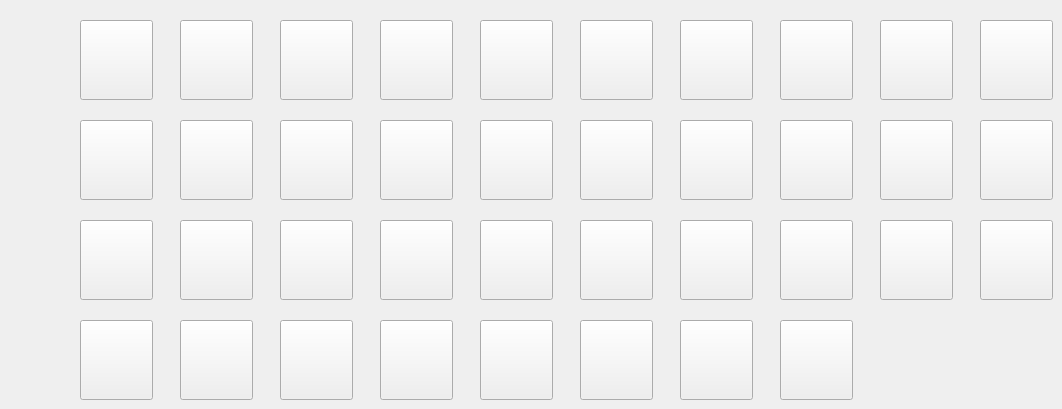
      <widget class="QWidget" name="tab_5">
       <property name="autoFillBackground">
        <bool>true</bool>
       </property>
       <attribute name="title">
        <string>Caster</string>
       </attribute>
       <widget class="QPushButton" name="servant_cal_037">
        <property name="geometry">
         <rect>
          <x>80</x>
          <y>20</y>
          <width>73</width>
          <height>80</height>
         </rect>
        </property>
        <property name="text">
         <string notr="true"/>
        </property>
        <property name="icon">
         <iconset resource="resource.qrc">
          <normaloff>:/resource/head/037.jpg</normaloff>:/resource/head/037.jpg</iconset>
        </property>
        <property name="iconSize">
         <size>
          <width>80</width>
          <height>80</height>
         </size>
        </property>
        <property name="autoRepeat">
         <bool>false</bool>
        </property>
       </widget>
       <widget class="QPushButton" name="servant_cal_127">
        <property name="geometry">
         <rect>
          <x>480</x>
          <y>20</y>
          <width>73</width>
          <height>80</height>
         </rect>
        </property>
        <property name="text">
         <string notr="true"/>
        </property>
        <property name="icon">
         <iconset resource="resource.qrc">
          <normaloff>:/resource/head/127.jpg</normaloff>:/resource/head/127.jpg</iconset>
        </property>
        <property name="iconSize">
         <size>
          <width>80</width>
          <height>80</height>
         </size>
        </property>
        <property name="autoRepeat">
         <bool>false</bool>
        </property>
       </widget>
       <widget class="QPushButton" name="servant_cal_201">
        <property name="geometry">
         <rect>
          <x>80</x>
          <y>120</y>
          <width>73</width>
          <height>80</height>
         </rect>
        </property>
        <property name="text">
         <string notr="true"/>
        </property>
        <property name="icon">
         <iconset resource="resource.qrc">
          <normaloff>:/resource/head/201.jpg</normaloff>:/resource/head/201.jpg</iconset>
        </property>
        <property name="iconSize">
         <size>
          <width>80</width>
          <height>80</height>
         </size>
        </property>
        <property name="autoRepeat">
         <bool>false</bool>
        </property>
       </widget>
       <widget class="QPushButton" name="servant_cal_169">
        <property name="geometry">
         <rect>
          <x>880</x>
          <y>20</y>
          <width>73</width>
          <height>80</height>
         </rect>
        </property>
        <property name="text">
         <string notr="true"/>
        </property>
        <property name="icon">
         <iconset resource="resource.qrc">
          <normaloff>:/resource/head/169.jpg</normaloff>:/resource/head/169.jpg</iconset>
        </property>
        <property name="iconSize">
         <size>
          <width>80</width>
          <height>80</height>
         </size>
        </property>
        <property name="autoRepeat">
         <bool>false</bool>
        </property>
       </widget>
       <widget class="QPushButton" name="servant_cal_130">
        <property name="geometry">
         <rect>
          <x>80</x>
          <y>220</y>
          <width>73</width>
          <height>80</height>
         </rect>
        </property>
        <property name="text">
         <string notr="true"/>
        </property>
        <property name="icon">
         <iconset resource="resource.qrc">
          <normaloff>:/resource/head/130.jpg</normaloff>:/resource/head/130.jpg</iconset>
        </property>
        <property name="iconSize">
         <size>
          <width>80</width>
          <height>80</height>
         </size>
        </property>
        <property name="autoRepeat">
         <bool>false</bool>
        </property>
       </widget>
       <widget class="QPushButton" name="servant_cal_237">
        <property name="geometry">
         <rect>
          <x>280</x>
          <y>120</y>
          <width>73</width>
          <height>80</height>
         </rect>
        </property>
        <property name="text">
         <string notr="true"/>
        </property>
        <property name="icon">
         <iconset resource="resource.qrc">
          <normaloff>:/resource/head/237.jpg</normaloff>:/resource/head/237.jpg</iconset>
        </property>
        <property name="iconSize">
         <size>
          <width>80</width>
          <height>80</height>
         </size>
        </property>
        <property name="autoRepeat">
         <bool>false</bool>
        </property>
       </widget>
       <widget class="QPushButton" name="servant_cal_152">
        <property name="geometry">
         <rect>
          <x>780</x>
          <y>20</y>
          <width>73</width>
          <height>80</height>
         </rect>
        </property>
        <property name="text">
         <string notr="true"/>
        </property>
        <property name="icon">
         <iconset resource="resource.qrc">
          <normaloff>:/resource/head/152.jpg</normaloff>:/resource/head/152.jpg</iconset>
        </property>
        <property name="iconSize">
         <size>
          <width>80</width>
          <height>80</height>
         </size>
        </property>
        <property name="autoRepeat">
         <bool>false</bool>
        </property>
       </widget>
       <widget class="QPushButton" name="servant_cal_061">
        <property name="geometry">
         <rect>
          <x>380</x>
          <y>120</y>
          <width>73</width>
          <height>80</height>
         </rect>
        </property>
        <property name="text">
         <string notr="true"/>
        </property>
        <property name="icon">
         <iconset resource="resource.qrc">
          <normaloff>:/resource/head/061.jpg</normaloff>:/resource/head/061.jpg</iconset>
        </property>
        <property name="iconSize">
         <size>
          <width>80</width>
          <height>80</height>
         </size>
        </property>
        <property name="autoRepeat">
         <bool>false</bool>
        </property>
       </widget>
       <widget class="QPushButton" name="servant_cal_100">
        <property name="geometry">
         <rect>
          <x>680</x>
          <y>120</y>
          <width>73</width>
          <height>80</height>
         </rect>
        </property>
        <property name="text">
         <string notr="true"/>
        </property>
        <property name="icon">
         <iconset resource="resource.qrc">
          <normaloff>:/resource/head/100.jpg</normaloff>:/resource/head/100.jpg</iconset>
        </property>
        <property name="iconSize">
         <size>
          <width>80</width>
          <height>80</height>
         </size>
        </property>
        <property name="autoRepeat">
         <bool>false</bool>
        </property>
       </widget>
       <widget class="QPushButton" name="servant_cal_083">
        <property name="geometry">
         <rect>
          <x>280</x>
          <y>20</y>
          <width>73</width>
          <height>80</height>
         </rect>
        </property>
        <property name="text">
         <string notr="true"/>
        </property>
        <property name="icon">
         <iconset resource="resource.qrc">
          <normaloff>:/resource/head/083.jpg</normaloff>:/resource/head/083.jpg</iconset>
        </property>
        <property name="iconSize">
         <size>
          <width>80</width>
          <height>80</height>
         </size>
        </property>
        <property name="autoRepeat">
         <bool>false</bool>
        </property>
       </widget>
       <widget class="QPushButton" name="servant_cal_120">
        <property name="geometry">
         <rect>
          <x>980</x>
          <y>120</y>
          <width>73</width>
          <height>80</height>
         </rect>
        </property>
        <property name="text">
         <string notr="true"/>
        </property>
        <property name="icon">
         <iconset resource="resource.qrc">
          <normaloff>:/resource/head/120.jpg</normaloff>:/resource/head/120.jpg</iconset>
        </property>
        <property name="iconSize">
         <size>
          <width>80</width>
          <height>80</height>
         </size>
        </property>
        <property name="autoRepeat">
         <bool>false</bool>
        </property>
       </widget>
       <widget class="QPushButton" name="servant_cal_215">
        <property name="geometry">
         <rect>
          <x>180</x>
          <y>120</y>
          <width>73</width>
          <height>80</height>
         </rect>
        </property>
        <property name="text">
         <string notr="true"/>
        </property>
        <property name="icon">
         <iconset resource="resource.qrc">
          <normaloff>:/resource/head/215.jpg</normaloff>:/resource/head/215.jpg</iconset>
        </property>
        <property name="iconSize">
         <size>
          <width>80</width>
          <height>80</height>
         </size>
        </property>
        <property name="autoRepeat">
         <bool>false</bool>
        </property>
       </widget>
       <widget class="QPushButton" name="servant_cal_194">
        <property name="geometry">
         <rect>
          <x>380</x>
          <y>220</y>
          <width>73</width>
          <height>80</height>
         </rect>
        </property>
        <property name="text">
         <string notr="true"/>
        </property>
        <property name="icon">
         <iconset resource="resource.qrc">
          <normaloff>:/resource/head/194.jpg</normaloff>:/resource/head/194.jpg</iconset>
        </property>
        <property name="iconSize">
         <size>
          <width>80</width>
          <height>80</height>
         </size>
        </property>
        <property name="autoRepeat">
         <bool>false</bool>
        </property>
       </widget>
       <widget class="QPushButton" name="servant_cal_067">
        <property name="geometry">
         <rect>
          <x>480</x>
          <y>120</y>
          <width>73</width>
          <height>80</height>
         </rect>
        </property>
        <property name="text">
         <string notr="true"/>
        </property>
        <property name="icon">
         <iconset resource="resource.qrc">
          <normaloff>:/resource/head/067.jpg</normaloff>:/resource/head/067.jpg</iconset>
        </property>
        <property name="iconSize">
         <size>
          <width>80</width>
          <height>80</height>
         </size>
        </property>
        <property name="autoRepeat">
         <bool>false</bool>
        </property>
       </widget>
       <widget class="QPushButton" name="servant_cal_103">
        <property name="geometry">
         <rect>
          <x>780</x>
          <y>120</y>
          <width>73</width>
          <height>80</height>
         </rect>
        </property>
        <property name="text">
         <string notr="true"/>
        </property>
        <property name="icon">
         <iconset resource="resource.qrc">
          <normaloff>:/resource/head/103.jpg</normaloff>:/resource/head/103.jpg</iconset>
        </property>
        <property name="iconSize">
         <size>
          <width>80</width>
          <height>80</height>
         </size>
        </property>
        <property name="autoRepeat">
         <bool>false</bool>
        </property>
       </widget>
       <widget class="QPushButton" name="servant_cal_175">
        <property name="geometry">
         <rect>
          <x>980</x>
          <y>20</y>
          <width>73</width>
          <height>80</height>
         </rect>
        </property>
        <property name="text">
         <string notr="true"/>
        </property>
        <property name="icon">
         <iconset resource="resource.qrc">
          <normaloff>:/resource/head/175.jpg</normaloff>:/resource/head/175.jpg</iconset>
        </property>
        <property name="iconSize">
         <size>
          <width>80</width>
          <height>80</height>
         </size>
        </property>
        <property name="autoRepeat">
         <bool>false</bool>
        </property>
       </widget>
       <widget class="QPushButton" name="servant_cal_113">
        <property name="geometry">
         <rect>
          <x>380</x>
          <y>20</y>
          <width>73</width>
          <height>80</height>
         </rect>
        </property>
        <property name="text">
         <string notr="true"/>
        </property>
        <property name="icon">
         <iconset resource="resource.qrc">
          <normaloff>:/resource/head/113.jpg</normaloff>:/resource/head/113.jpg</iconset>
        </property>
        <property name="iconSize">
         <size>
          <width>80</width>
          <height>80</height>
         </size>
        </property>
        <property name="autoRepeat">
         <bool>false</bool>
        </property>
       </widget>
       <widget class="QPushButton" name="servant_cal_136">
        <property name="geometry">
         <rect>
          <x>580</x>
          <y>20</y>
          <width>73</width>
          <height>80</height>
         </rect>
        </property>
        <property name="text">
         <string notr="true"/>
        </property>
        <property name="icon">
         <iconset resource="resource.qrc">
          <normaloff>:/resource/head/136.jpg</normaloff>:/resource/head/136.jpg</iconset>
        </property>
        <property name="iconSize">
         <size>
          <width>80</width>
          <height>80</height>
         </size>
        </property>
        <property name="autoRepeat">
         <bool>false</bool>
        </property>
       </widget>
       <widget class="QPushButton" name="servant_cal_225">
        <property name="geometry">
         <rect>
          <x>580</x>
          <y>220</y>
          <width>73</width>
          <height>80</height>
         </rect>
        </property>
        <property name="text">
         <string notr="true"/>
        </property>
        <property name="icon">
         <iconset resource="resource.qrc">
          <normaloff>:/resource/head/225.jpg</normaloff>:/resource/head/225.jpg</iconset>
        </property>
        <property name="iconSize">
         <size>
          <width>80</width>
          <height>80</height>
         </size>
        </property>
        <property name="autoRepeat">
         <bool>false</bool>
        </property>
       </widget>
       <widget class="QPushButton" name="servant_cal_145">
        <property name="geometry">
         <rect>
          <x>180</x>
          <y>220</y>
          <width>73</width>
          <height>80</height>
         </rect>
        </property>
        <property name="text">
         <string notr="true"/>
        </property>
        <property name="icon">
         <iconset resource="resource.qrc">
          <normaloff>:/resource/head/145.jpg</normaloff>:/resource/head/145.jpg</iconset>
        </property>
        <property name="iconSize">
         <size>
          <width>80</width>
          <height>80</height>
         </size>
        </property>
        <property name="autoRepeat">
         <bool>false</bool>
        </property>
       </widget>
       <widget class="QPushButton" name="servant_cal_062">
        <property name="geometry">
         <rect>
          <x>180</x>
          <y>20</y>
          <width>73</width>
          <height>80</height>
         </rect>
        </property>
        <property name="text">
         <string notr="true"/>
        </property>
        <property name="icon">
         <iconset resource="resource.qrc">
          <normaloff>:/resource/head/062.jpg</normaloff>:/resource/head/062.jpg</iconset>
        </property>
        <property name="iconSize">
         <size>
          <width>80</width>
          <height>80</height>
         </size>
        </property>
        <property name="autoRepeat">
         <bool>false</bool>
        </property>
       </widget>
       <widget class="QPushButton" name="servant_cal_208">
        <property name="geometry">
         <rect>
          <x>480</x>
          <y>220</y>
          <width>73</width>
          <height>80</height>
         </rect>
        </property>
        <property name="text">
         <string notr="true"/>
        </property>
        <property name="icon">
         <iconset resource="resource.qrc">
          <normaloff>:/resource/head/208.jpg</normaloff>:/resource/head/208.jpg</iconset>
        </property>
        <property name="iconSize">
         <size>
          <width>80</width>
          <height>80</height>
         </size>
        </property>
        <property name="autoRepeat">
         <bool>false</bool>
        </property>
       </widget>
       <widget class="QPushButton" name="servant_cal_236">
        <property name="geometry">
         <rect>
          <x>680</x>
          <y>220</y>
          <width>73</width>
          <height>80</height>
         </rect>
        </property>
        <property name="text">
         <string notr="true"/>
        </property>
        <property name="icon">
         <iconset resource="resource.qrc">
          <normaloff>:/resource/head/236.jpg</normaloff>:/resource/head/236.jpg</iconset>
        </property>
        <property name="iconSize">
         <size>
          <width>80</width>
          <height>80</height>
         </size>
        </property>
        <property name="autoRepeat">
         <bool>false</bool>
        </property>
       </widget>
       <widget class="QPushButton" name="servant_cal_074">
        <property name="geometry">
         <rect>
          <x>580</x>
          <y>120</y>
          <width>73</width>
          <height>80</height>
         </rect>
        </property>
        <property name="text">
         <string notr="true"/>
        </property>
        <property name="icon">
         <iconset resource="resource.qrc">
          <normaloff>:/resource/head/074.jpg</normaloff>:/resource/head/074.jpg</iconset>
        </property>
        <property name="iconSize">
         <size>
          <width>80</width>
          <height>80</height>
         </size>
        </property>
        <property name="autoRepeat">
         <bool>false</bool>
        </property>
       </widget>
       <widget class="QPushButton" name="servant_cal_111">
        <property name="geometry">
         <rect>
          <x>880</x>
          <y>120</y>
          <width>73</width>
          <height>80</height>
         </rect>
        </property>
        <property name="text">
         <string notr="true"/>
        </property>
        <property name="icon">
         <iconset resource="resource.qrc">
          <normaloff>:/resource/head/111.jpg</normaloff>:/resource/head/111.jpg</iconset>
        </property>
        <property name="iconSize">
         <size>
          <width>80</width>
          <height>80</height>
         </size>
        </property>
        <property name="autoRepeat">
         <bool>false</bool>
        </property>
       </widget>
       <widget class="QPushButton" name="servant_cal_192">
        <property name="geometry">
         <rect>
          <x>280</x>
          <y>220</y>
          <width>73</width>
          <height>80</height>
         </rect>
        </property>
        <property name="text">
         <string notr="true"/>
        </property>
        <property name="icon">
         <iconset resource="resource.qrc">
          <normaloff>:/resource/head/192.jpg</normaloff>:/resource/head/192.jpg</iconset>
        </property>
        <property name="iconSize">
         <size>
          <width>80</width>
          <height>80</height>
         </size>
        </property>
        <property name="autoRepeat">
         <bool>false</bool>
        </property>
       </widget>
       <widget class="QPushButton" name="servant_cal_150">
        <property name="geometry">
         <rect>
          <x>680</x>
          <y>20</y>
          <width>73</width>
          <height>80</height>
         </rect>
        </property>
        <property name="text">
         <string notr="true"/>
        </property>
        <property name="icon">
         <iconset resource="resource.qrc">
          <normaloff>:/resource/head/150.jpg</normaloff>:/resource/head/150.jpg</iconset>
        </property>
        <property name="iconSize">
         <size>
          <width>80</width>
          <height>80</height>
         </size>
        </property>
        <property name="autoRepeat">
         <bool>false</bool>
        </property>
       </widget>
       <widget class="QPushButton" name="servant_cal_031">
        <property name="geometry">
         <rect>
          <x>780</x>
          <y>220</y>
          <width>73</width>
          <height>80</height>
         </rect>
        </property>
        <property name="text">
         <string notr="true"/>
        </property>
        <property name="icon">
         <iconset resource="resource.qrc">
          <normaloff>:/resource/head/031.jpg</normaloff>:/resource/head/031.jpg</iconset>
        </property>
        <property name="iconSize">
         <size>
          <width>80</width>
          <height>80</height>
         </size>
        </property>
        <property name="autoRepeat">
         <bool>false</bool>
        </property>
       </widget>
       <widget class="QPushButton" name="servant_cal_104">
        <property name="geometry">
         <rect>
          <x>380</x>
          <y>320</y>
          <width>73</width>
          <height>80</height>
         </rect>
        </property>
        <property name="text">
         <string notr="true"/>
        </property>
        <property name="icon">
         <iconset resource="resource.qrc">
          <normaloff>:/resource/head/104.jpg</normaloff>:/resource/head/104.jpg</iconset>
        </property>
        <property name="iconSize">
         <size>
          <width>80</width>
          <height>80</height>
         </size>
        </property>
        <property name="autoRepeat">
         <bool>false</bool>
        </property>
       </widget>
       <widget class="QPushButton" name="servant_cal_203">
        <property name="geometry">
         <rect>
          <x>480</x>
          <y>320</y>
          <width>73</width>
          <height>80</height>
         </rect>
        </property>
        <property name="text">
         <string notr="true"/>
        </property>
        <property name="icon">
         <iconset resource="resource.qrc">
          <normaloff>:/resource/head/203.jpg</normaloff>:/resource/head/203.jpg</iconset>
        </property>
        <property name="iconSize">
         <size>
          <width>80</width>
          <height>80</height>
         </size>
        </property>
        <property name="autoRepeat">
         <bool>false</bool>
        </property>
       </widget>
       <widget class="QPushButton" name="servant_cal_038">
        <property name="geometry">
         <rect>
          <x>80</x>
          <y>320</y>
          <width>73</width>
          <height>80</height>
         </rect>
        </property>
        <property name="text">
         <string notr="true"/>
        </property>
        <property name="icon">
         <iconset resource="resource.qrc">
          <normaloff>:/resource/head/038.jpg</normaloff>:/resource/head/038.jpg</iconset>
        </property>
        <property name="iconSize">
         <size>
          <width>80</width>
          <height>80</height>
         </size>
        </property>
        <property name="autoRepeat">
         <bool>false</bool>
        </property>
       </widget>
       <widget class="QPushButton" name="servant_cal_033">
        <property name="geometry">
         <rect>
          <x>580</x>
          <y>320</y>
          <width>73</width>
          <height>80</height>
         </rect>
        </property>
        <property name="text">
         <string notr="true"/>
        </property>
        <property name="icon">
         <iconset resource="resource.qrc">
          <normaloff>:/resource/head/033.jpg</normaloff>:/resource/head/033.jpg</iconset>
        </property>
        <property name="iconSize">
         <size>
          <width>80</width>
          <height>80</height>
         </size>
        </property>
        <property name="autoRepeat">
         <bool>false</bool>
        </property>
       </widget>
       <widget class="QPushButton" name="servant_cal_034">
        <property name="geometry">
         <rect>
          <x>680</x>
          <y>320</y>
          <width>73</width>
          <height>80</height>
         </rect>
        </property>
        <property name="text">
         <string notr="true"/>
        </property>
        <property name="icon">
         <iconset resource="resource.qrc">
          <normaloff>:/resource/head/034.jpg</normaloff>:/resource/head/034.jpg</iconset>
        </property>
        <property name="iconSize">
         <size>
          <width>80</width>
          <height>80</height>
         </size>
        </property>
        <property name="autoRepeat">
         <bool>false</bool>
        </property>
       </widget>
       <widget class="QPushButton" name="servant_cal_036">
        <property name="geometry">
         <rect>
          <x>780</x>
          <y>320</y>
          <width>73</width>
          <height>80</height>
         </rect>
        </property>
        <property name="text">
         <string notr="true"/>
        </property>
        <property name="icon">
         <iconset resource="resource.qrc">
          <normaloff>:/resource/head/036.jpg</normaloff>:/resource/head/036.jpg</iconset>
        </property>
        <property name="iconSize">
         <size>
          <width>80</width>
          <height>80</height>
         </size>
        </property>
        <property name="autoRepeat">
         <bool>false</bool>
        </property>
       </widget>
       <widget class="QPushButton" name="servant_cal_080">
        <property name="geometry">
         <rect>
          <x>280</x>
          <y>320</y>
          <width>73</width>
          <height>80</height>
         </rect>
        </property>
        <property name="text">
         <string notr="true"/>
        </property>
        <property name="icon">
         <iconset resource="resource.qrc">
          <normaloff>:/resource/head/080.jpg</normaloff>:/resource/head/080.jpg</iconset>
        </property>
        <property name="iconSize">
         <size>
          <width>80</width>
          <height>80</height>
         </size>
        </property>
        <property name="autoRepeat">
         <bool>false</bool>
        </property>
       </widget>
       <widget class="QPushButton" name="servant_cal_032">
        <property name="geometry">
         <rect>
          <x>880</x>
          <y>220</y>
          <width>73</width>
          <height>80</height>
         </rect>
        </property>
        <property name="text">
         <string notr="true"/>
        </property>
        <property name="icon">
         <iconset resource="resource.qrc">
          <normaloff>:/resource/head/032.jpg</normaloff>:/resource/head/032.jpg</iconset>
        </property>
        <property name="iconSize">
         <size>
          <width>80</width>
          <height>80</height>
         </size>
        </property>
        <property name="autoRepeat">
         <bool>false</bool>
        </property>
       </widget>
       <widget class="QPushButton" name="servant_cal_035">
        <property name="geometry">
         <rect>
          <x>980</x>
          <y>220</y>
          <width>73</width>
          <height>80</height>
         </rect>
        </property>
        <property name="text">
         <string notr="true"/>
        </property>
        <property name="icon">
         <iconset resource="resource.qrc">
          <normaloff>:/resource/head/035.jpg</normaloff>:/resource/head/035.jpg</iconset>
        </property>
        <property name="iconSize">
         <size>
          <width>80</width>
          <height>80</height>
         </size>
        </property>
        <property name="autoRepeat">
         <bool>false</bool>
        </property>
       </widget>
       <widget class="QPushButton" name="servant_cal_079">
        <property name="geometry">
         <rect>
          <x>180</x>
          <y>320</y>
          <width>73</width>
          <height>80</height>
         </rect>
        </property>
        <property name="text">
         <string notr="true"/>
        </property>
        <property name="icon">
         <iconset resource="resource.qrc">
          <normaloff>:/resource/head/079.jpg</normaloff>:/resource/head/079.jpg</iconset>
        </property>
        <property name="iconSize">
         <size>
          <width>80</width>
          <height>80</height>
         </size>
        </property>
        <property name="autoRepeat">
         <bool>false</bool>
        </property>
       </widget>
      </widget>
